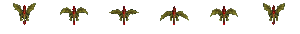
#> input picture assets/units/hatchlings/idle_n.png, 300 x 34 px, found by its file name
$ python audit_low_fixes.py
#> lines starting #> are read from the running program, lines starting #| are printed output that depends on the picture; after the words box and inside, x2 and y2 are one past the last pixel; in counts of white or black regions, pixels touching at a corner belong together
"""Small LOW findings of the sprite audit (docs/sprite_hallucination_audit.md), fixed without a redraw.

    python3 tools/audit_low_fixes.py

COPY: a frame that broke the loop is replaced by a good frame of the same strip.
BITS: loose specks (pieces smaller than FRAC of the frame's biggest piece) are removed.
PINK: pink/magenta keying leftovers (red and blue well over green) are removed.
Run it once: the copies, removals and reorders are then in the files (a second run would reorder again).
"""
import numpy as np
from PIL import Image
from scipy import ndimage

U = "assets/units/"
# (file, frame width, [(dst, src), ...])
COPY = [
    (U + "musketeer/idle_n.png", 90, [(2, 0)]),            # 168: frame 2 a narrower, different coat
    (U + "musketeer_armoured/idle_n.png", 90, [(2, 0)]),   # 168: the same in the Guardsman
    (U + "horseman/attack_s.png", 98, [(2, 1)]),           # 181: frame 2 the horse twists to three-quarters
    (U + "labourer/idle_keg_s.png", 42, [(0, 1)]),         # 161: the keg jumps from the chest to his side
    (U + "cuckoo/walk_ne.png", 74, [(0, 2)]),              # 141: frame 0 turned east, the rest from behind
]
# (file, frame width, new order): frames played in the wrong order
ORDER = [
    ("assets/buildings/armoury_anim_bayonet.png", 60, [0, 1, 2, 4, 3, 5]),  # 105: the pumpkin burst, then whole again
]
# (file, frame width or 0 for one picture, frames, FRAC)
BITS = [
    (U + "dismounted_armoured/death_s.png", 90, [2, 3, 4], 0.05),   # 156: specks under the body
    (U + "musketeer_armoured/fireup_s.png", 90, [0, 1], 0.05),      # 169: stray grey pixels by the knee
    ("assets/icons/tension.png", 0, [0], 0.05),                     # 200: specks in the corners
    ("assets/props/boulder_moss.png", 0, [0], 0.2),                 # 201: a loose brown piece below-right
    ("assets/props/snow_rocks_c.png", 0, [0], 0.02),                # 207: loose specks round the heap
    ("assets/props/snow_rocks_d.png", 0, [0], 0.02),
]
# (file, x below, y below or 0 = top share, also dark) : bluish backdrop left round a picture (blue well over red)
HALO = [
    ("assets/props/campfire.png", 999, 0.45, True),     # 202: the dark navy triangle behind the flames
    ("assets/props/ruin_tower.png", 20, 54, False),     # 205: the bluish ghost pixels left of the tower
]
# pictures with small loose pieces cut flat by the image edge: those pieces removed
EDGE = [
    "assets/buildings/cuckoo_house_damaged.png",           # 108: a debris piece cut at the right edge
]
PINK = [
    (U + "pendulum/attack_hi_l_n.png", 130, [4]),           # 145: pink pixels at the blade
]


def frames(a, w, idx):
    for i in idx:
        yield a[:, i * w:(i + 1) * w] if w else a


done = {}
def get(p):
#> called with p = 'assets/units/musketeer/idle_n.png'
    if p not in done:
        done[p] = np.array(Image.open(p).convert("RGBA"))
    return done[p]
#> returned value is the input picture: shape (34, 300, 4); mean R, G, B, A 11.7, 9.8, 4.6, 30.4


for p, w, pairs in COPY:
    a = get(p)
    for d, s in pairs:
        a[:, d * w:(d + 1) * w] = a[:, s * w:(s + 1) * w]
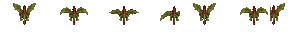
#> a: shape (34, 300, 4); 7.05% of pixels changed, all inside (x1, y1, x2, y2) = (180, 3, 270, 25); transparent parts drawn white
#> pass 3 of the loop `for p, w, pairs in COPY:`:
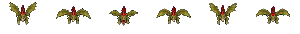
#> input picture assets/units/hatchlings/attack_s.png, 300 x 34 px, found by its file name
#> in get, returned value is the input picture: shape (34, 300, 4); mean R, G, B, A 17.9, 15, 7.3, 40.5
#> after the loop `for d, s in pairs:`:
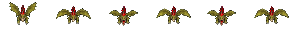
#> a: shape (34, 300, 4); 6.75% of pixels changed, all inside (x1, y1, x2, y2) = (207, 3, 290, 26); transparent parts drawn white
#> (the run stopped early here; a loop or call above may not have finished)
